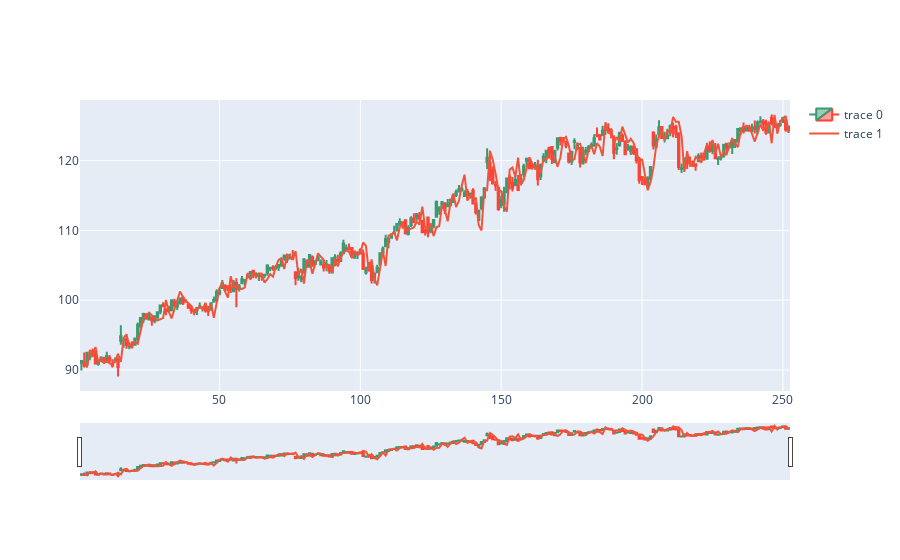

Notebook cell for this chart:
### Code cell
import plotly.graph_objects as go

import pandas as pd
from datetime import datetime


fig = go.Figure(data=[go.Candlestick(x=timevec,
                open=PG['Open'],
                high=PG['High'],
                low=PG['Low'],
                close=PG['Close'])])

fig.add_trace(
    go.Scatter(
        x=timevec,
        y=Y_dash
    ))

fig.show()

### Figure 1 — Plotly figure (JSON) as saved in the notebook; plotly's stock layout.template omitted (floating-point values rounded to 4 significant figures; data arrays with more than 128 entries replaced by an {"elided": "..."} marker saying what was removed)
{"data": [{"close": {"elided": "252 float values"}, "high": {"elided": "252 float values"}, "low": {"elided": "252 float values"}, "open": {"elided": "252 float values"}, "type": "candlestick", "x": {"elided": "252 int values"}}, {"type": "scatter", "x": {"elided": "252 int values"}, "y": {"elided": "252 float values"}}], "layout": {}}
